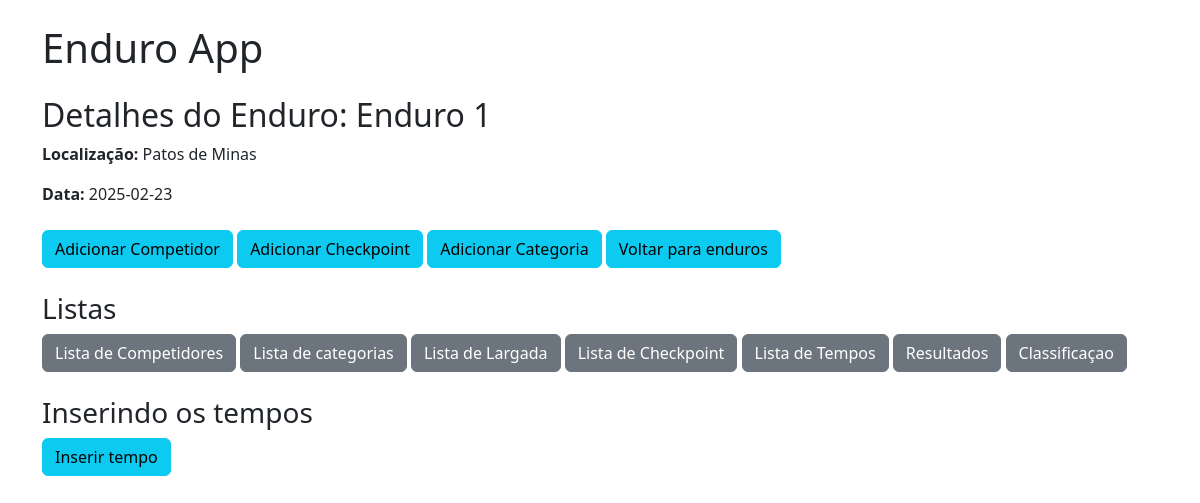
Screenshot of /enduros/1/ with the database file from the repository.
### models.py (models this page shows)
class Enduro(Base):
    __tablename__ = "enduros"
    id = Column(Integer, primary_key=True, index=True)
    name = Column(String, index=True)
    location = Column(String)
    date = Column(String)
    hora_largada = Column(String, nullable=False)
    competitors = relationship("Competitor", back_populates="enduro")
    checkpoints = relationship("Checkpoint", back_populates="enduro")
    categories = relationship("Category", back_populates="enduro")
    resultados = relationship("Resultados", back_populates="enduro")

### routers.py (the view)
@router.get("/enduros/{enduro_id}/")
def enduro_detail(enduro_id: int, request: Request, db: Session = Depends(get_db)):
    enduro = db.query(Enduro).filter(Enduro.id == enduro_id).first()
    if not enduro:
        raise HTTPException(status_code=404, detail="Enduro não encontrado")
    competitor = db.query(Competitor).filter(Competitor.enduro_id == enduro_id).all()
    return templates.TemplateResponse(
        "enduro_detail.html",
        {
            "request": request,
            "enduro": enduro,
            "competitor": competitor  # Passando os competidores para o template
        }
    )

### templates/enduro_detail.html
{% extends "base.html" %}
{% block content %}
<h2>Detalhes do Enduro: {{ enduro.name }}</h2>
<p><strong>Localização:</strong> {{ enduro.location }}</p>
<p><strong>Data:</strong> {{ enduro.date }}</p>
<div class="mt-4">
    <a href="/enduros/{{ enduro.id }}/competitors/create/" class="btn btn-info">Adicionar Competidor</a>
    <a href="/enduros/{{ enduro.id }}/checkpoints/create/" class="btn btn-info">Adicionar Checkpoint</a>
    <a href="/enduros/{{ enduro.id }}/category/create/" class="btn btn-info">Adicionar Categoria</a>
    <a href="/enduros/" class="btn btn-info">Voltar para enduros</a>
</div>
<div class="mt-4">
    <h3>Listas</h3>
    <a href="/enduros/{{ enduro.id }}/competitors/" class="btn btn-secondary">Lista de Competidores</a>
    <a href="/enduros/{{ enduro.id }}/categories/" class="btn btn-secondary">Lista de categorias</a>
    <a href="/enduros/{{ enduro.id }}/listalargada/" class="btn btn-secondary">Lista de Largada</a>
    <a href="/enduros/{{ enduro.id }}/checkpoints/" class="btn btn-secondary">Lista de Checkpoint</a>
    <a href="/enduros/{{ enduro.id }}/tempos/" class="btn btn-secondary">Lista de Tempos</a>
    <a href="/resultados/{{enduro.id}}/" class="btn btn-secondary">Resultados</a>
    <a href="/enduros/tabela/" class="btn btn-secondary">Classificaçao</a>
</div>
<div class="mt-4">
    <h3>Inserindo os tempos</h3>
        <a href="/enduros/{{enduro.id}}/checkpoints/1/competitors/" class="btn btn-info">Inserir tempo</a>
</div>
{% endblock %}x

### rows the page displays
Enduro: name "Enduro 1", location "Patos de Minas", date "2025-02-23"
